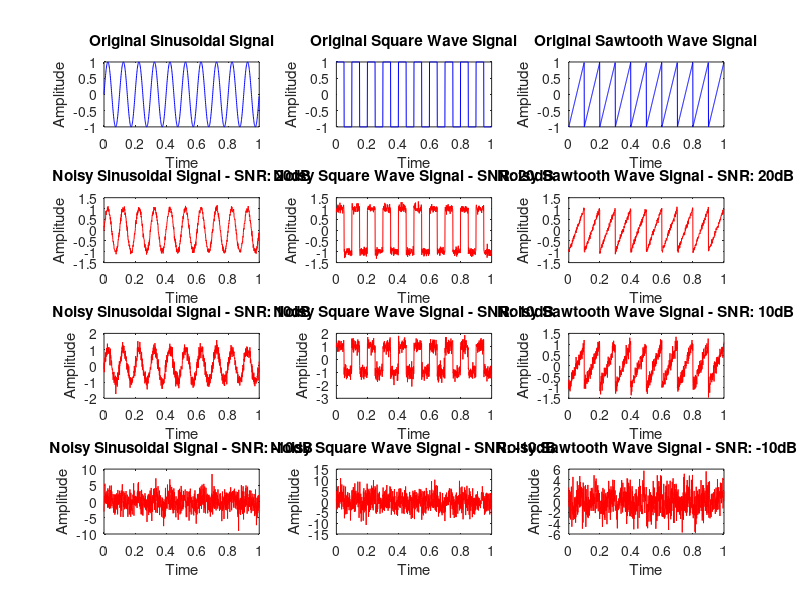

Write the MATLAB code that produced this figure.
% Lab 3 - To study Effect of AWGN

clc;
clear all;
close all;

% Parameters
Fs = 1000;
T = 1;
t = 0:1/Fs:T-1/Fs;

% Signal Generation - Sinusoidal
F_signal = 10;
A_signal = 1;
sinusoidal_signal = A_signal * sin(2*pi*F_signal*t);

% Signal Generation - Square Wave
square_wave_signal = A_signal * square(2*pi*F_signal*t);

% Signal Generation - Ramp (Sawtooth) Wave
sawtooth_wave_signal = A_signal * sawtooth(2*pi*F_signal*t);

% Noise Generation
SNR_dB_values = [20, 10, -10];

% Original Signals
subplot(4, 3, 1)
plot(t, sinusoidal_signal, 'b');
title('Original Sinusoidal Signal');
xlabel('Time');
ylabel('Amplitude');

subplot(4, 3, 2)
plot(t, square_wave_signal, 'b');
title('Original Square Wave Signal');
xlabel('Time');
ylabel('Amplitude');

subplot(4, 3, 3)
plot(t, sawtooth_wave_signal, 'b');
title('Original Sawtooth Wave Signal');
xlabel('Time');
ylabel('Amplitude');

% Noisy Signals - 20dB
subplot(4, 3, 4)
plot(t, sinusoidal_signal + sqrt(var(sinusoidal_signal) / (10^(20/10))) * randn(size(t)), 'r');
title('Noisy Sinusoidal Signal - SNR: 20dB');
xlabel('Time');
ylabel('Amplitude');

subplot(4, 3, 5)
plot(t, square_wave_signal + sqrt(var(square_wave_signal) / (10^(20/10))) * randn(size(t)), 'r');
title('Noisy Square Wave Signal - SNR: 20dB');
xlabel('Time');
ylabel('Amplitude');

subplot(4, 3, 6)
plot(t, sawtooth_wave_signal + sqrt(var(sawtooth_wave_signal) / (10^(20/10))) * randn(size(t)), 'r');
title('Noisy Sawtooth Wave Signal - SNR: 20dB');
xlabel('Time');
ylabel('Amplitude');

% Noisy Signals - 10dB
subplot(4, 3, 7)
plot(t, sinusoidal_signal + sqrt(var(sinusoidal_signal) / (10^(10/10))) * randn(size(t)), 'r');
title('Noisy Sinusoidal Signal - SNR: 10dB');
xlabel('Time');
ylabel('Amplitude');

subplot(4, 3, 8)
plot(t, square_wave_signal + sqrt(var(square_wave_signal) / (10^(10/10))) * randn(size(t)), 'r');
title('Noisy Square Wave Signal - SNR: 10dB');
xlabel('Time');
ylabel('Amplitude');

subplot(4, 3, 9)
plot(t, sawtooth_wave_signal + sqrt(var(sawtooth_wave_signal) / (10^(10/10))) * randn(size(t)), 'r');
title('Noisy Sawtooth Wave Signal - SNR: 10dB');
xlabel('Time');
ylabel('Amplitude');

% Noisy Signals - (-10dB)
subplot(4, 3, 10)
plot(t, sinusoidal_signal + sqrt(var(sinusoidal_signal) / (10^(-10/10))) * randn(size(t)), 'r');
title('Noisy Sinusoidal Signal - SNR: -10dB');
xlabel('Time');
ylabel('Amplitude');

subplot(4, 3, 11)
plot(t, square_wave_signal + sqrt(var(square_wave_signal) / (10^(-10/10))) * randn(size(t)), 'r');
title('Noisy Square Wave Signal - SNR: -10dB');
xlabel('Time');
ylabel('Amplitude');

subplot(4, 3, 12)
plot(t, sawtooth_wave_signal + sqrt(var(sawtooth_wave_signal) / (10^(-10/10))) * randn(size(t)), 'r');
title('Noisy Sawtooth Wave Signal - SNR: -10dB');
xlabel('Time');
ylabel('Amplitude');